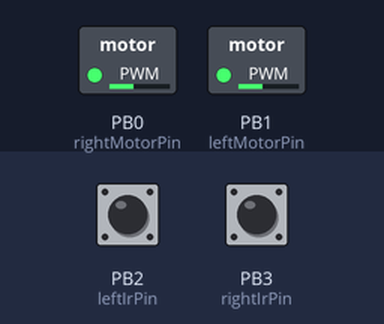
The sketch below on a simulated ATtiny85, built with avr-gcc and run on an emulated ATtiny85. Shown: switched loads named in the sketch (green lamp = pin HIGH). Inputs (shaded band) come from the test bench; at power-on: PB2 (leftIrPin) LOW, PB3 (rightIrPin) LOW.

Above: at 5.9 s.
6.0 s: PB2 (leftIrPin) pulled HIGH for 0.2 s
At 6.1 s:
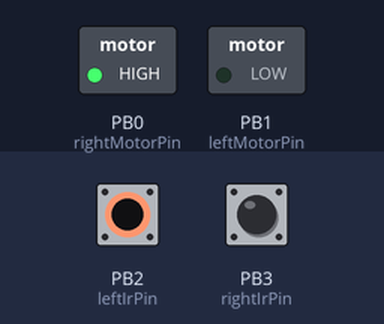
7.7 s: PB3 (rightIrPin) pulled HIGH for 0.2 s
At 7.8 s:
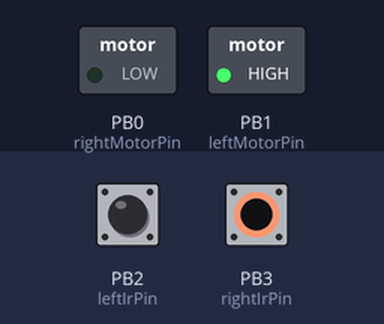
9.4 s: PB3 (rightIrPin) pulled HIGH for 3.2 s
At 13.8 s:
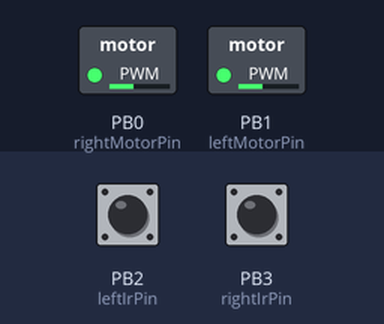
14.1 s: PB2 (leftIrPin) pulled HIGH for 3.2 s
At 15.0 s:
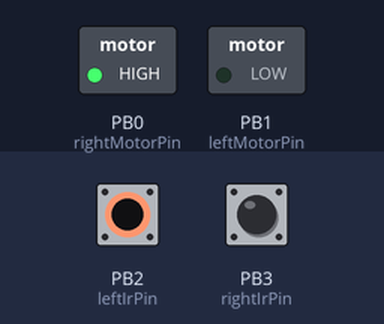
Timing chart, 0 to 18.8 s (numbered marks = the images above; inputs shaded):
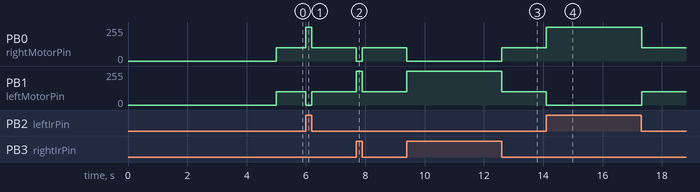

The sketch:

arduino-obstacle-robot.ino
```cpp
/*
 * Operates a ATTiny85 robot with basic collission detection.
 */

// Pin configuration
const int leftIrPin = 2;
const int rightIrPin = 3;
const int leftMotorPin = 1;
const int rightMotorPin = 0;

// Other constants
const int motorSpeed = 100;
const int turnSpeed = 255;
const int directionLeft = 1;
const int directionRight = 0;

/**
 * Setup function
 */
void setup() {
    pinMode(leftIrPin, INPUT);
    pinMode(rightIrPin, INPUT);
    pinMode(leftMotorPin, OUTPUT);
    pinMode(rightMotorPin, OUTPUT);
}

/**
 * Loop function
 */
void loop() {
    // Wait 5s to be able to put the robot on the ground
    delay(5000);

    explore();
}

/**
 * Move around and don't crash into anything
 */
void explore() {
    while (true) {

        // Check if we got an obstacle
        if (detectObstacleLeft()) {
            turnRight();
        } else if (detectObstacleRight()) {
            turnLeft();
        } else {
            move();
        }

        delay(50);
    }
}

/**
 * Turn
 * int direction What direction to turn to
 */
void turn(int direction) {
    if (direction == directionLeft) {
        analogWrite(rightMotorPin, 0);
        analogWrite(leftMotorPin, turnSpeed);
    } else {
        analogWrite(leftMotorPin, 0);
        analogWrite(rightMotorPin, turnSpeed);
    }
}

/**
 * Turn left
 */
void turnLeft() {
    turn(directionLeft);
}

/**
 * Turn right
 */
void turnRight() {
    turn(directionRight);
}

/**
 * Move
 */
void move() {
    analogWrite(leftMotorPin, motorSpeed);
    analogWrite(rightMotorPin, motorSpeed);
}

/**
 * Check the left infrared sensor for obstacles
 */
bool detectObstacleLeft() {
    bool obstacleDetected = digitalRead(leftIrPin);
    return obstacleDetected;
}

/**
 * Check the right infrared sensor for obstacles
 */
bool detectObstacleRight() {
    bool obstacleDetected = digitalRead(rightIrPin);
    return obstacleDetected;
}
```

Measured:
- after the input at 6.0 s, PB0 (rightMotorPin): 100/255 → 255/255 at once, → 100/255 0.20 s later; PB1 (leftMotorPin): 100/255 → 0/255 at once, → 100/255 0.20 s later
- after the input at 7.7 s, PB0 (rightMotorPin): 100/255 → 0/255 at once, → 100/255 0.20 s later; PB1 (leftMotorPin): 100/255 → 255/255 at once, → 100/255 0.20 s later
- after the input at 9.4 s, PB0 (rightMotorPin): 100/255 → 0/255 at once, → 100/255 3.2 s later; PB1 (leftMotorPin): 100/255 → 255/255 at once, → 100/255 3.2 s later
- after the input at 14.1 s, PB0 (rightMotorPin): 100/255 → 255/255 at once, → 100/255 3.2 s later; PB1 (leftMotorPin): 100/255 → 0/255 at once, → 100/255 3.2 s later
